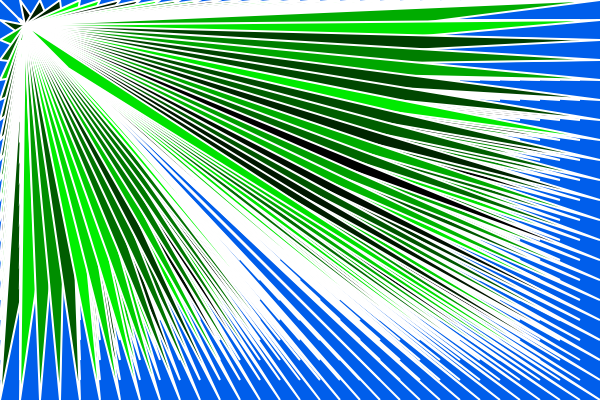
Frame 1 (no input)
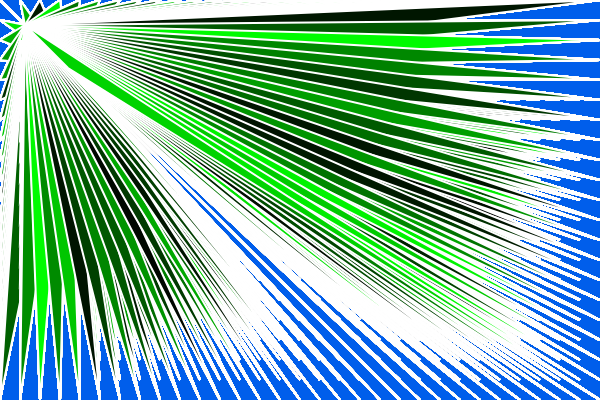
Frame 60 (no input)
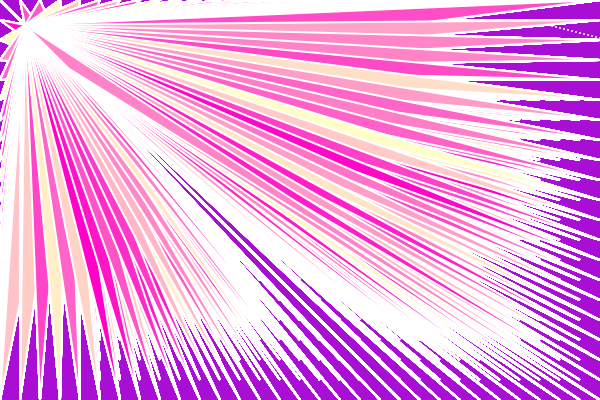
Frame 120 (the mouse pressed at the canvas centre since frame 60)

The p5.js sketch that drew these frames (run headless with seeded random() and noise() and a simulated clock; from frame 60 on, the mouse is pressed at the canvas centre):

// p5.js sketch
// ── sketch.js
/* Created by Professor D

Modified  by Abul Kalam two function project


*/
var litt = {
x : 200,
y : 140,
xspeed : 4,
yspeed : -1,
}

function setup() {
	createCanvas(600, 400);
	background(0, 94, 235);
}

function draw() {
	stroke(255);
 move();
 display();
 bounce();
 
	 for (var c = 0; c <= width; c += 20) { // for every i add 20. Spaces rectangles out. 
		for (var d = 0; d <= height; d += 20) { // for every j add 20. Spaces rectangles out.
			fill(mouseX, random(255), mouseY); // fill based on a random value and the mouse position
			triangle (c, d, 25, 25,68 ,68 ); // draw at c, d for each rectangle's x and y position. 
		}
	}
}

function bounce (){
 if(litt.x > width || litt.x < 0){// we limited up to the edge of the function
  litt.xspeed = litt.xspeed  * -1; // we wanted to change the direction of the speed
  background(random(255), random(255), random(255)); // random background is set on x position
  }
  
  
 }
function move(){
 litt.x = litt.x + litt.xspeed;
 litt.y = litt.y + litt.yspeed;
}

function display (){
 strokeWeight (2);
 stroke (255);
 point (litt.x, litt.y);
}
